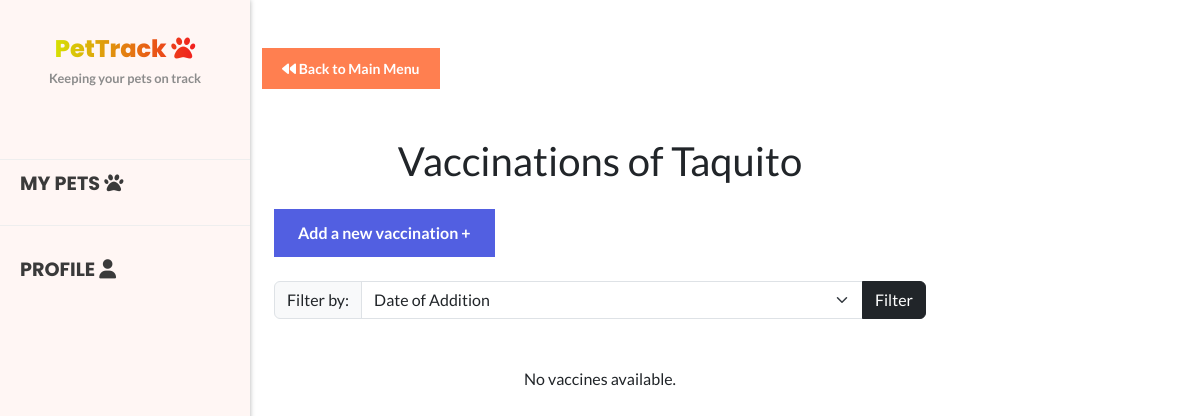
The page /pet/vaccs/64 (signed in) on the database as committed earlier.
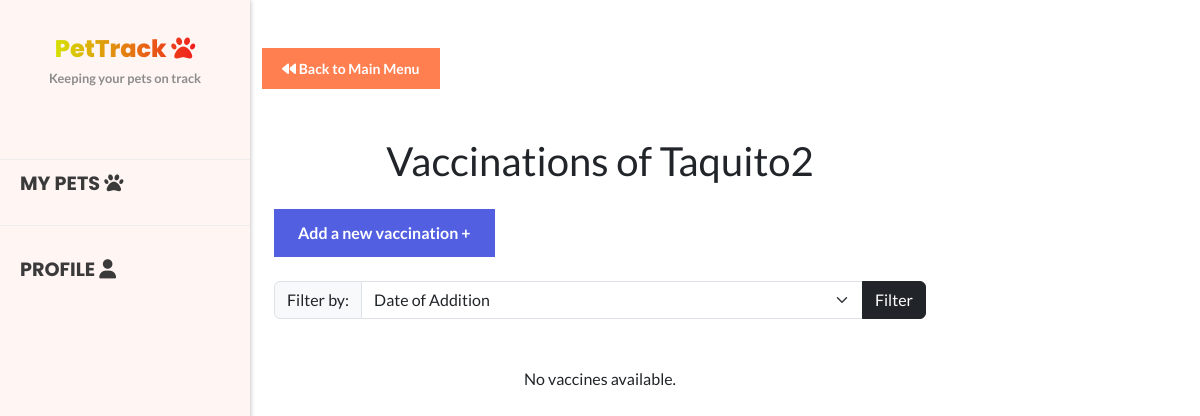
The same page on the database as committed later.
### main/models.py (models this page shows, shortened)
class Pet(models.Model):
    name=models.CharField(max_length=50);
    specie=models.CharField(max_length=50);
    birth=models.DateField();
    weight=models.IntegerField();
    sex=models.CharField(max_length=15);
    owner=models.ForeignKey(User,on_delete=models.CASCADE,related_name="pets");
    pet_image=models.ImageField(null=True,blank=True,upload_to="images/")
    breed=models.CharField(max_length=50);
    vacciness=models.ManyToManyField(Vaccine)
    history=models.ManyToManyField(History)

### main/views.py (the view)
# urls.py: path('pet/vaccs/<int:id>',views.vaccines,name="vaccines" ),
@login_required
def vaccines(request,id):
    pet=Pet.objects.get(id=id)
    pet_vacciones=pet.vacciness.all
    filter_mode=request.GET.get('filter');
    if filter_mode=='expired':
        pet_vacciones=Vaccine.objects.filter(expiration__lt=date.today(), pet=pet)
    elif filter_mode=='appl':
        pet_vacciones=Vaccine.objects.filter(pet=pet).filter(application__lt=date.today()).order_by('-application')
    if pet.owner.id is not request.user.id:
           raise PermissionDenied()
    current_date = datetime.now().date()
    formatted_date = current_date.strftime('%Y-%m-%d')
    return render(request,'auth/vaccines.html',{
        'pet':pet,
        'date':  formatted_date,
        'pet_vaccines':pet_vacciones,
        'filter_mode': filter_mode
    });

### main/templates/auth/vaccines.html (shortened to what this page needs)
{% extends 'adminLayout.html' %}
{% load static %}
{% block body %}
<a  class="btn-3" href="{% url "dashboard" id=pet.id %}" type="button"><i class="fa-solid fa-backward"></i> Back to Main Menu  </a>
<div class="mt-5">
    <h1 class="text-center">Vaccinations of {{pet.name}}</h1>
</div>
<div class="container mt-4 ">
  <button class="btn-2" data-bs-toggle="modal" data-bs-target="#exampleModal"type="button">Add a new vaccination +</button>
  <form method="GET" class="mt-4" >
  <div class="input-group mb-3">
    <label class="input-group-text" for="inputGroupSelect01">Filter by: </label>
    <select class="form-select" id="inputGroupSelect01"  name="filter">
      <option selected value="addition" {% if filter_mode == 'addition' %}selected{% endif %}>Date of Addition</option>
    </select>
    <input type="submit" class="btn btn-dark" value="Filter">
  </div>
</div>
<div class="container mt-5">
  <div class="row">
    {% if pet_vaccines %}
    {% for vaccine in pet_vaccines %}
      <div class="col-md-6">
        <div class="card vac-card mb-5">
          <div class="card-body">
            <h4 class="card-title text-center fw-bold">{{ vaccine.name }}</h4>
            <p class="fs-4 text-success">Application: <br> {{ vaccine.application }} <i class="fa-solid fa-crutch"></i></p>
            <p class="fs-4 text-danger">Expiration:<br> {{ vaccine.expiration }} <i class="fa-solid fa-clock-rotate-left"></i></p>
            <button type="button" class="btn btn-secondary" type="button" data-bs-toggle="modal"
              data-name="{{vaccine.name}}" data-id="{{vaccine.id}}" data-app="{{vaccine.application}}"
               data-exp="{{vaccine.expiration}}" data-bs-target="#exampleModal">Update</button>
            <button type="button" class="btn btn-danger deleteBtns" data-id="{{vaccine.id}}">Delete</button>
          </div>
        </div>
      </div>
      {% if forloop.counter|divisibleby:2 %}
        </div><div class="row">
      {% endif %}
    {% endfor %}
    {% else %}
    <p class="text-center">No vaccines available.</p>
  {% endif %}
  </div>
</div>
{% endblock body %}

Rows that differ between the two databases and show on the page:
changed Pet: name "Taquito" → "Taquito2"
